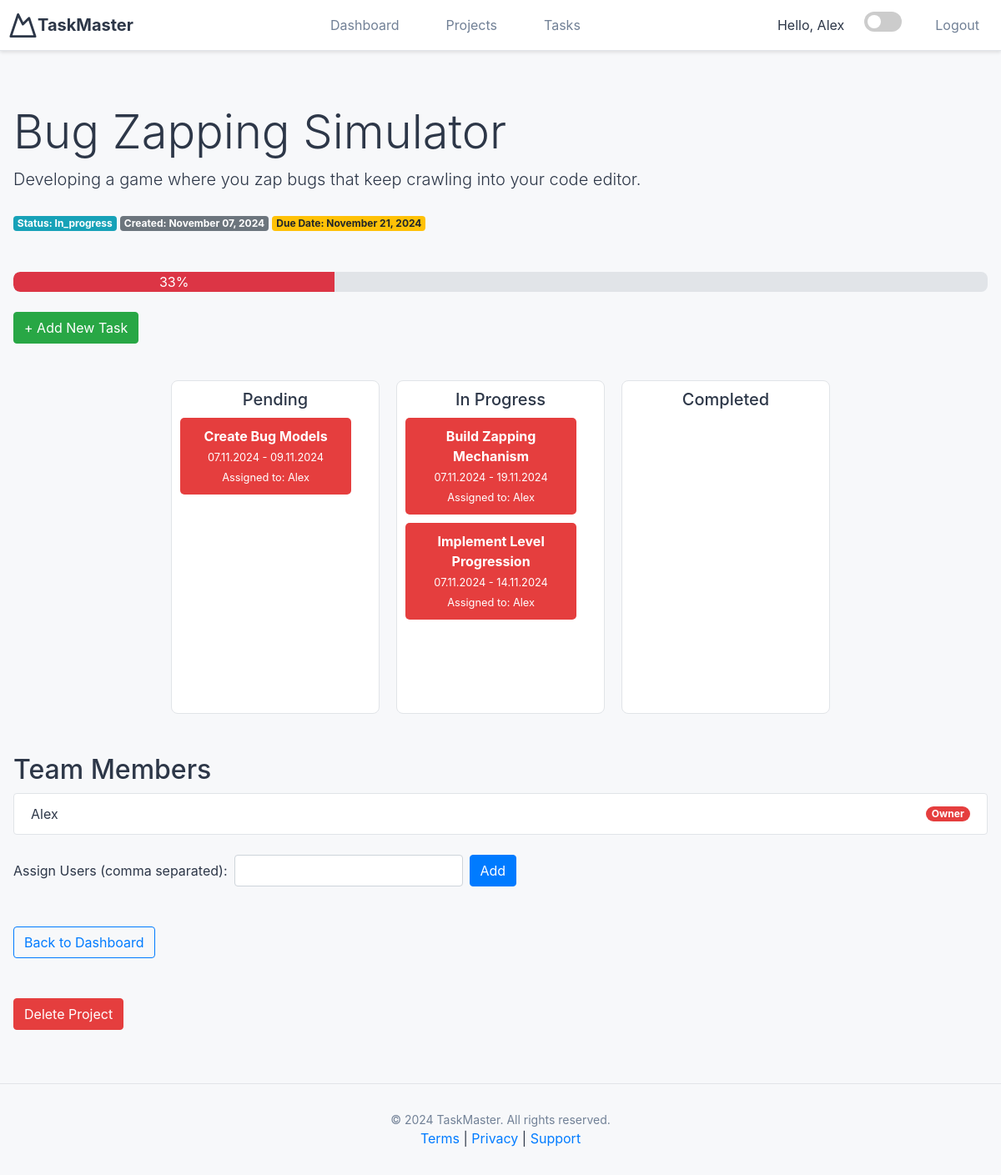
Page /TaskMaster/pages/project_view.php?project_id=64 (signed in) on the committed database.
### tables this page shows
CREATE TABLE `user` (
  `user_id` int NOT NULL,
  `username` varchar(100) NOT NULL,
  `password` varchar(100) NOT NULL,
  `date` timestamp NOT NULL DEFAULT CURRENT_TIMESTAMP ON UPDATE CURRENT_TIMESTAMP
);

CREATE TABLE `project` (
  `project_id` int NOT NULL,
  `project_name` varchar(255) NOT NULL,
  `description` text,
  `status` enum('pending','in_progress','completed') NOT NULL DEFAULT 'pending',
  `owner_id` int NOT NULL,
  `due_date` date DEFAULT NULL,
  `created_at` datetime NOT NULL DEFAULT CURRENT_TIMESTAMP
);

CREATE TABLE `task` (
  `task_id` int NOT NULL,
  `task_name` varchar(255) NOT NULL,
  `description` text,
  `status` enum('pending','in_progress','completed') DEFAULT NULL,
  `project_id` int NOT NULL,
  `assigned_user_id` int DEFAULT NULL,
  `created_at` timestamp NOT NULL DEFAULT CURRENT_TIMESTAMP,
  `due_date` date NOT NULL
);

CREATE TABLE `project_users` (
  `project_users_id` int NOT NULL,
  `project_id` int NOT NULL,
  `user_id` int NOT NULL,
  `role` enum('owner','member') NOT NULL DEFAULT 'member',
  `added_at` timestamp NOT NULL DEFAULT CURRENT_TIMESTAMP
);

### TaskMaster/php/functions.php (called while the page is built, shortened)
<?php
function check_login($con)
{
	if(isset($_SESSION['user_id']))
	{
		$id = $_SESSION['user_id'];
		$query = "select * from user where user_id = '$id' limit 1";
		$result = mysqli_query($con,$query);
		if($result && mysqli_num_rows($result) > 0)
		{
			$user_data = mysqli_fetch_assoc($result);
			return $user_data;
		}
	}
	die;
}

### TaskMaster/pages/project_view.php (the view, shortened to what this page needs)
<?php
include("../php/connection.php");
include("../php/functions.php");
$user_data = check_login($con);
$user_id = $user_data['user_id'];
$project_id = $_GET['project_id'] ?? null;
$project_query = "SELECT project_name, description, status, due_date, created_at FROM project WHERE project_id = ?";
$stmt = $con->prepare($project_query);
$stmt->bind_param("i", $project_id);
$stmt->execute();
$project = $stmt->get_result()->fetch_assoc();
$owner_query = "SELECT role FROM project_users WHERE project_id = ? AND user_id = ?";
$stmt = $con->prepare($owner_query);
$stmt->bind_param("ii", $project_id, $user_id);
$stmt->execute();
$stmt->bind_result($user_role);
$is_owner = ($user_role === 'owner');
$members_query = "SELECT u.user_id, u.username, pu.role FROM project_users pu
JOIN user u ON pu.user_id = u.user_id
WHERE pu.project_id = ?";
$stmt = $con->prepare($members_query);
$stmt->bind_param("i", $project_id);
$stmt->execute();
$members_result = $stmt->get_result();
$tasks_query = "
    SELECT
        t.task_id, t.task_name, t.status, t.created_at, t.due_date, u.username AS assigned_user
    FROM
        task t
    LEFT JOIN
        user u ON t.assigned_user_id = u.user_id
    WHERE
        t.project_id = ?";
$stmt = $con->prepare($tasks_query);
$stmt->bind_param("i", $project_id);
$stmt->execute();
$tasks_result = $stmt->get_result();
$tasks = [
    'pending' => [],
    'in_progress' => [],
    'completed' => []
];
while ($task = $tasks_result->fetch_assoc()) {
    $tasks[$task['status']][] = [
        'task_id' => $task['task_id'],
        'task_name' => $task['task_name'],
        'created_at' => $task['created_at'],
        'due_date' => $task['due_date'],
        'assigned_user' => $task['assigned_user'],
    ];
}
?>
<!DOCTYPE html>
<html lang="en">
<head>
    <link rel="stylesheet" href="https://stackpath.bootstrapcdn.com/bootstrap/4.5.2/css/bootstrap.min.css">
    <link rel="stylesheet" href="../css/styles.css">
</head>
<body>
<header class="header">
    <center>
        <div class="header-content">
            <a href="../pages/dashboard.php" class="logo">
                <svg class="icon-logo" xmlns="http://www.w3.org/2000/svg" viewBox="0 0 24 24" fill="none" stroke="currentColor" stroke-width="2" stroke-linecap="round" stroke-linejoin="round">
                    <path d="m8 3 4 8 5-5 5 15H2L8 3z"></path>
                </svg>
                <span class="title">TaskMaster</span>
            </a>
            <nav class="nav">
                <a href="../pages/dashboard.php" class="nav-link">Dashboard</a>
                <a href="../pages/project.php" class="nav-link">Projects</a>
                <a href="../pages/task.php" class="nav-link">Tasks</a>
            </nav>
            <div class="header-actions">
                Hello, <?php echo htmlspecialchars($user_data['username']); ?>
                <label class="switch">
                    <span class="slider"></span>
                </label>
                <nav class="nav">
                    <a href="../php/logout.php" class="nav-link">Logout</a>
                </nav>
            </div>
        </div>
    </center>
</header>
<div class="container mt-5">
    <div class="project-details">
        <h1 class="display-4"><?php echo htmlspecialchars($project['project_name']); ?></h1>
        <p class="lead"><?php echo htmlspecialchars($project['description']); ?></p>
        <div class="project-meta mt-4 mb-5">
            <span class="badge badge-info">Status: <?php echo ucfirst($project['status']); ?></span>
            <span class="badge badge-secondary">Created: <?php echo date('F d, Y', strtotime($project['created_at'])); ?></span>
            <span class="badge badge-warning">Due Date: <?php echo date('F d, Y', strtotime($project['due_date'])); ?></span>
        </div>
        <div class="progress mt-4 mb-4" style="height: 24px;">
            <div id="progress-bar" class="progress-bar bg-danger" role="progressbar" style="width: 0%;" aria-valuenow="0" aria-valuemin="0" aria-valuemax="100">0%</div>
        </div>
        <a href="../pages/new_task.php" class="btn btn-success mb-4">+ Add New Task</a>
        <div class="frame-container">
            <?php foreach (['pending' => 'Pending', 'in_progress' => 'In Progress', 'completed' => 'Completed'] as $status_key => $status_label): ?>
                <div class="frame" id="frame-<?php echo $status_key; ?>" ondrop="drop(event, '<?php echo $status_key; ?>')" ondragover="allowDrop(event)">
                    <h5><?php echo $status_label; ?></h5>
                    <?php foreach ($tasks[$status_key] as $task): ?>
                        <div class="task-item" id="task-<?php echo $task['task_id']; ?>" draggable="true" ondragstart="drag(event)">
                            <strong><?php echo htmlspecialchars($task['task_name']); ?></strong><br>
                            <small>
                                <?php echo date('d.m.Y', strtotime($task['created_at'])); ?> -
                                <?php echo date('d.m.Y', strtotime($task['due_date'])); ?>
                            </small><br>
                            <small>Assigned to: <?php echo htmlspecialchars($task['assigned_user'] ?? 'Unassigned'); ?></small>
                        </div>
                    <?php endforeach; ?>
                </div>
            <?php endforeach; ?>
        </div>
        <h2 class="mt-5">Team Members</h2>
        <div class="list-group mb-4">
            <?php while ($member = $members_result->fetch_assoc()) { ?>
                <div class="list-group-item d-flex justify-content-between align-items-center">
                    <span><?php echo htmlspecialchars($member['username']); ?></span>
                    <span class="badge badge-pill badge-primary"><?php echo ucfirst($member['role']); ?></span>
                </div>
            <?php } ?>
        </div>
        <form action="" method="POST" class="form-inline mb-5">
            <label for="assigned_usernames" class="mr-2">Assign Users (comma separated):</label>
            <input type="text" id="assigned_usernames" name="assigned_usernames" class="form-control mr-2">
            <button type="submit" class="btn btn-primary">Add</button>
        </form>
        <a href="../pages/dashboard.php" class="btn btn-outline-primary">Back to Dashboard</a>
        <?php if ($is_owner) { ?>
            <form action="" method="POST" class="mt-5">
                <button type="submit" class="btn btn-danger" onclick="return confirm('Are you sure you want to delete this project?');">Delete Project</button>
            </form>
        <?php } ?>
    </div>
</div>
<footer class="footer --primary text-center mt-5 py-3">
    <div class="container">
        <p>© 2024 TaskMaster. All rights reserved.</p>
        <nav>
            <a href="#">Terms</a> | <a href="#">Privacy</a> | <a href="#">Support</a>
        </nav>
    </div>
</footer>
</body>
</html>

### TaskMaster/css/styles.css (style rules this page uses)
:root { --background: #f7f8fa; --foreground: #2d3748; --card: #ffffff; --card-foreground: #2d3748; --primary: #e53e3e; --primary-acc: #000000; --border-color: #e1e4e8; --muted: #718096; --radius: 8px; }
.frame-container { display: flex; gap: 20px; justify-content: center; margin-top: 20px; }
.frame { width: 250px; height: 400px; border: 1px solid #ddd; border-radius: 8px; padding: 10px; background-color: #f9f9f9; text-align: center; overflow-y: auto; }
.frame h5 { margin-bottom: 10px; }
.task-item { width: 90%; background-color: #dc3545; color: white; padding: 10px; margin-bottom: 10px; cursor: move; border-radius: 5px; display: flex; align-items: center; justify-content: center; display: block; }
.progress { margin-top: 20px; margin-bottom: 20px; height: 32px; background-color: #e9ecef; border-radius: 8px; overflow: hidden; }
.progress-bar { height: 100%; margin: 0; padding: 0; font-size: 16px; line-height: 32px; background-color: #dc3545; border-radius: 8px 0 0 8px; }
.switch { position: relative; display: inline-block; width: 45px; height: 24px; }
.slider { position: absolute; cursor: pointer; top: 0; left: 0; right: 0; bottom: 0; background-color: #ccc; transition: 0.4s; border-radius: 34px; }
.slider:before { position: absolute; content: ""; height: 16px; width: 16px; left: 4px; bottom: 4px; background-color: white; transition: 0.4s; border-radius: 50%; }
body { font-family: 'Inter', sans-serif; margin: 0; padding: 0; background-color: var(--background); color: var(--foreground); }
.container { max-width: 1200px; margin: 0 auto; padding: 16px; }
.header { width: 100%; background-color: var(--card); border-bottom: 1px solid var(--border-color); box-shadow: 0 2px 4px rgba(0, 0, 0, 0.1); }
.header-content { max-width: 1200px; display: flex; justify-content: space-between; align-content: center; align-items: center; padding: 10px; }
.logo { display: flex; align-items: center; text-decoration: none; color: inherit; }
.icon-logo { width: 35px; height: auto; }
.title { font-weight: bold; font-size: 1.25rem; }
.nav { display: flex; gap: 1.5rem; }
.nav-link { text-decoration: none; color: var(--muted); font-size: 1rem; }
.header-actions { display: flex; align-items: center; justify-content: center; gap: 1.5rem; }
a { text-decoration: none; }
.footer { background-color: var(--background); border-top: 1px solid var(--border-color); padding: 16px 0; text-align: center; margin-top: 2rem; }
.footer p { margin: 0; color: var(--muted); font-size: 0.875rem; }

### TaskMaster/pages/project_view.php (style rules this page uses)
.frame-container { display: flex; gap: 20px; justify-content: center; margin-top: 20px; }
.frame { width: 250px; height: 400px; border: 1px solid var(--border-color); border-radius: var(--radius); padding: 10px; background-color: var(--card); color: var(--card-foreground); text-align: center; overflow-y: auto; }
.frame h5 { margin-bottom: 10px; }
.task-item { width: 90%; background-color: var(--primary); color: white; padding: 10px; margin-bottom: 10px; cursor: move; border-radius: 5px; display: flex; align-items: center; justify-content: center; display: block; }
.progress { margin-top: 20px; margin-bottom: 20px; height: 32px; background-color: var(--border-color); border-radius: var(--radius); overflow: hidden; }
.progress-bar { height: 100%; margin: 0; padding: 0; font-size: 16px; line-height: 32px; background-color: var(--primary); color: white; border-radius: var(--radius) 0 0 var(--radius); }
.list-group-item { background-color: var(--card); color: var(--card-foreground); border-color: var(--border-color); }
.badge-primary { background-color: var(--primary); color:white; }
.btn-danger { background-color: var(--primary); border-color: var(--primary); color: white; }

### rows in the picture
user: username "Alex"
project: project_name "Bug Zapping Simulator", description "Developing a game where you zap bugs that keep crawling into your code editor.", status "In_progress", created_at "November 07, 2024", due_date "November 21, 2024"
task: task_name "Create Bug Models", created_at "07.11.2024", due_date "09.11.2024", assigned_user.username "Alex"
task: task_name "Build Zapping Mechanism", created_at "07.11.2024", due_date "19.11.2024", assigned_user.username "Alex"
task: task_name "Implement Level Progression", created_at "07.11.2024", due_date "14.11.2024", assigned_user.username "Alex"
project_users: user.username "Alex", role "Owner"

### other values in the picture
$status_label "Pending"
$status_label "In Progress"
$status_label "Completed"
